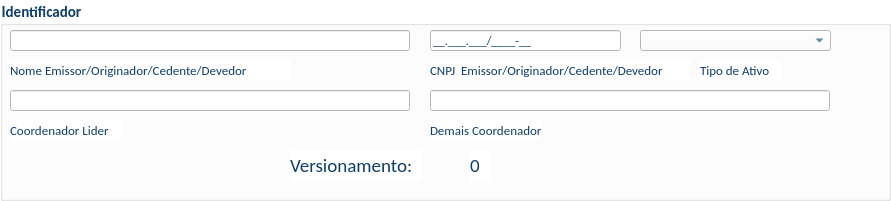
          <widget class="QGroupBox" name="gb_identificador">
           <property name="geometry">
            <rect>
             <x>10</x>
             <y>180</y>
             <width>891</width>
             <height>201</height>
            </rect>
           </property>
           <property name="sizePolicy">
            <sizepolicy hsizetype="Expanding" vsizetype="Expanding">
             <horstretch>0</horstretch>
             <verstretch>0</verstretch>
            </sizepolicy>
           </property>
           <property name="font">
            <font>
             <family>Calibri</family>
             <pointsize>11</pointsize>
             <weight>75</weight>
             <bold>true</bold>
            </font>
           </property>
           <property name="styleSheet">
            <string notr="true">background-color: rgb(255, 255, 255);
color: rgb(15, 62, 104);</string>
           </property>
           <property name="title">
            <string>Identificador</string>
           </property>
           <widget class="QLineEdit" name="cnpj_emissor">
            <property name="enabled">
             <bool>true</bool>
            </property>
            <property name="geometry">
             <rect>
              <x>430</x>
              <y>30</y>
              <width>191</width>
              <height>21</height>
             </rect>
            </property>
            <property name="sizePolicy">
             <sizepolicy hsizetype="Ignored" vsizetype="Expanding">
              <horstretch>0</horstretch>
              <verstretch>0</verstretch>
             </sizepolicy>
            </property>
            <property name="minimumSize">
             <size>
              <width>111</width>
              <height>21</height>
             </size>
            </property>
            <property name="maximumSize">
             <size>
              <width>300</width>
              <height>21</height>
             </size>
            </property>
            <property name="font">
             <font>
              <family>Calibri</family>
              <pointsize>9</pointsize>
             </font>
            </property>
            <property name="inputMask">
             <string>00.000.000/0000-00;_</string>
            </property>
            <property name="readOnly">
             <bool>true</bool>
            </property>
           </widget>
           <widget class="QLineEdit" name="nome_emissor">
            <property name="enabled">
             <bool>true</bool>
            </property>
            <property name="geometry">
             <rect>
              <x>10</x>
              <y>30</y>
              <width>400</width>
              <height>21</height>
             </rect>
            </property>
            <property name="sizePolicy">
             <sizepolicy hsizetype="Expanding" vsizetype="Expanding">
              <horstretch>0</horstretch>
              <verstretch>0</verstretch>
             </sizepolicy>
            </property>
            <property name="minimumSize">
             <size>
              <width>400</width>
              <height>21</height>
             </size>
            </property>
            <property name="maximumSize">
             <size>
              <width>400</width>
              <height>21</height>
             </size>
            </property>
            <property name="font">
             <font>
              <family>Calibri</family>
              <pointsize>9</pointsize>
             </font>
            </property>
            <property name="readOnly">
             <bool>true</bool>
            </property>
           </widget>
           <widget class="QLabel" name="ativoLabel">
            <property name="geometry">
             <rect>
              <x>700</x>
              <y>60</y>
              <width>81</width>
              <height>21</height>
             </rect>
            </property>
            <property name="font">
             <font>
              <family>Calibri</family>
              <pointsize>10</pointsize>
             </font>
            </property>
            <property name="text">
             <string>Tipo de Ativo</string>
            </property>
           </widget>
           <widget class="QLabel" name="cnpj_emissorLabel">
            <property name="geometry">
             <rect>
              <x>430</x>
              <y>60</y>
              <width>261</width>
              <height>21</height>
             </rect>
            </property>
            <property name="font">
             <font>
              <family>Calibri</family>
              <pointsize>10</pointsize>
             </font>
            </property>
            <property name="text">
             <string>CNPJ  Emissor/Originador/Cedente/Devedor</string>
            </property>
            <property name="wordWrap">
             <bool>true</bool>
            </property>
           </widget>
           <widget class="QLabel" name="nome_emissorLabel">
            <property name="geometry">
             <rect>
              <x>10</x>
              <y>60</y>
              <width>281</width>
              <height>20</height>
             </rect>
            </property>
            <property name="font">
             <font>
              <family>Calibri</family>
              <pointsize>10</pointsize>
             </font>
            </property>
            <property name="text">
             <string>Nome Emissor/Originador/Cedente/Devedor</string>
            </property>
           </widget>
           <widget class="QLineEdit" name="coordenador_lider">
            <property name="enabled">
             <bool>true</bool>
            </property>
            <property name="geometry">
             <rect>
              <x>10</x>
              <y>90</y>
              <width>400</width>
              <height>21</height>
             </rect>
            </property>
            <property name="sizePolicy">
             <sizepolicy hsizetype="Expanding" vsizetype="Expanding">
              <horstretch>0</horstretch>
              <verstretch>0</verstretch>
             </sizepolicy>
            </property>
            <property name="minimumSize">
             <size>
              <width>400</width>
              <height>21</height>
             </size>
            </property>
            <property name="maximumSize">
             <size>
              <width>400</width>
              <height>21</height>
             </size>
            </property>
            <property name="font">
             <font>
              <family>Calibri</family>
              <pointsize>9</pointsize>
             </font>
            </property>
            <property name="readOnly">
             <bool>true</bool>
            </property>
           </widget>
           <widget class="QLineEdit" name="demais_coordenadores">
            <property name="enabled">
             <bool>true</bool>
            </property>
            <property name="geometry">
             <rect>
              <x>430</x>
              <y>90</y>
              <width>400</width>
              <height>21</height>
             </rect>
            </property>
            <property name="sizePolicy">
             <sizepolicy hsizetype="Expanding" vsizetype="Expanding">
              <horstretch>0</horstretch>
              <verstretch>0</verstretch>
             </sizepolicy>
            </property>
            <property name="minimumSize">
             <size>
              <width>400</width>
              <height>21</height>
             </size>
            </property>
            <property name="maximumSize">
             <size>
              <width>400</width>
              <height>21</height>
             </size>
            </property>
            <property name="font">
             <font>
              <family>Calibri</family>
              <pointsize>9</pointsize>
             </font>
            </property>
            <property name="readOnly">
             <bool>true</bool>
            </property>
           </widget>
           <widget class="QLabel" name="coordenador_liderLabel">
            <property name="geometry">
             <rect>
              <x>10</x>
              <y>120</y>
              <width>111</width>
              <height>21</height>
             </rect>
            </property>
            <property name="font">
             <font>
              <family>Calibri</family>
              <pointsize>10</pointsize>
             </font>
            </property>
            <property name="text">
             <string>Coordenador Lider</string>
            </property>
           </widget>
           <widget class="QLabel" name="demaisCoordenadoresLabel">
            <property name="geometry">
             <rect>
              <x>430</x>
              <y>120</y>
              <width>111</width>
              <height>20</height>
             </rect>
            </property>
            <property name="font">
             <font>
              <family>Calibri</family>
              <pointsize>10</pointsize>
             </font>
            </property>
            <property name="text">
             <string>Demais Coordenadores</string>
            </property>
           </widget>
           <widget class="QLabel" name="versionamento">
            <property name="geometry">
             <rect>
              <x>290</x>
              <y>150</y>
              <width>131</width>
              <height>31</height>
             </rect>
            </property>
            <property name="font">
             <font>
              <family>Calibri</family>
              <pointsize>14</pointsize>
             </font>
            </property>
            <property name="text">
             <string>Versionamento:</string>
            </property>
           </widget>
           <widget class="QLabel" name="versao">
            <property name="geometry">
             <rect>
              <x>470</x>
              <y>150</y>
              <width>21</width>
              <height>31</height>
             </rect>
            </property>
            <property name="font">
             <font>
              <family>Calibri</family>
              <pointsize>14</pointsize>
             </font>
            </property>
            <property name="text">
             <string>0</string>
            </property>
           </widget>
           <widget class="QComboBox" name="cb_ativo">
            <property name="geometry">
             <rect>
              <x>640</x>
              <y>30</y>
              <width>191</width>
              <height>21</height>
             </rect>
            </property>
            <item>
             <property name="text">
              <string/>
             </property>
            </item>
            <item>
             <property name="text">
              <string>Debêntures</string>
             </property>
            </item>
            <item>
             <property name="text">
              <string>Debêntures Securitizadas</string>
             </property>
            </item>
            <item>
             <property name="text">
              <string>Notas Comerciais</string>
             </property>
            </item>
            <item>
             <property name="text">
              <string>CRI</string>
             </property>
            </item>
            <item>
             <property name="text">
              <string>CRA</string>
             </property>
            </item>
            <item>
             <property name="text">
              <string>FIDC</string>
             </property>
            </item>
           </widget>
          </widget>
